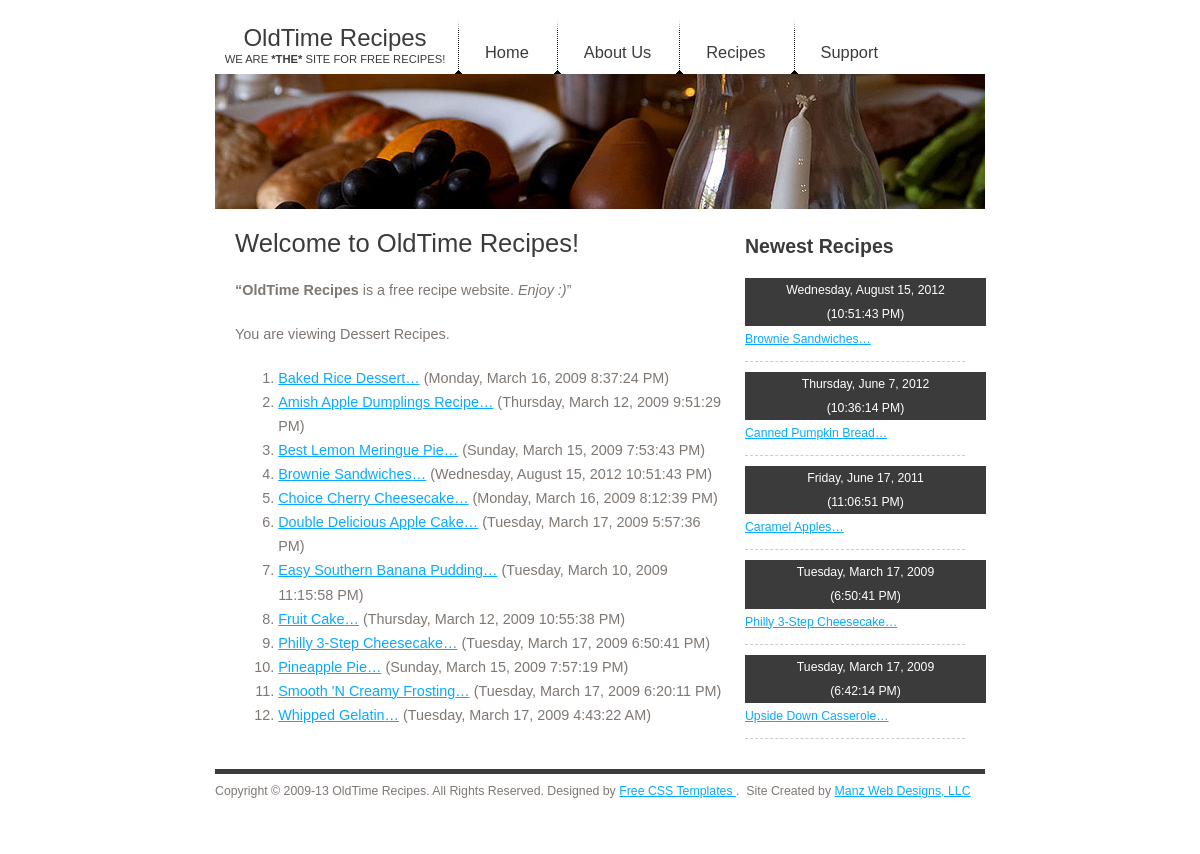
The page /recipe.php?type_id=4 on the database its author committed.
### tables this page shows
CREATE TABLE IF NOT EXISTS `type` (
  `type_id` int(3) NOT NULL COMMENT 'Internal ID number for the record',
  `type_desc` varchar(50) NOT NULL COMMENT 'Recipe Type Description',
  PRIMARY KEY (`type_id`),
  UNIQUE KEY `type_desc` (`type_desc`)
);

CREATE TABLE IF NOT EXISTS `recipes` (
  `id` int(9) NOT NULL AUTO_INCREMENT COMMENT 'Recipe ID',
  `name` varchar(75) NOT NULL COMMENT 'Recipe Name',
  `type` int(3) NOT NULL,
  `ingredients` text NOT NULL COMMENT 'Ingredient Section',
  `directions` longtext NOT NULL COMMENT 'Recipe Directions',
  `notes` text COMMENT 'Recipe Notes',
  `nutrition_info` text COMMENT 'Nutrition Information',
  `recipe_source` int(5) NOT NULL COMMENT 'Recipe source ID (FK to source table)',
  `date` datetime NOT NULL COMMENT 'Recipe Add date',
  PRIMARY KEY (`id`),
  UNIQUE KEY `name` (`name`),
  KEY `recipe_source` (`recipe_source`)
);

### recipe.php (the view, shortened to what this page needs)
<!DOCTYPE html PUBLIC "-//W3C//DTD XHTML 1.0 Strict//EN" "http://www.w3.org/TR/xhtml1/DTD/xhtml1-strict.dtd">
<html xmlns="http://www.w3.org/1999/xhtml">
    <?php include 'head.php' ?>
        <div id="splash"></div>
        <div id="page">
            <div id="content">
                <h1>Welcome to OldTime Recipes!</h1>
                <blockquote>
                    <p><strong>&#8220;OldTime Recipes</strong> is a free recipe website. <em>Enjoy :)</em>&#8221;</p>
                </blockquote>
                <?php
                $pId = filter_var($_GET['type_id'], FILTER_SANITIZE_NUMBER_INT);
                if (empty($pId)) {
                    $sql = 'SELECT type_desc FROM type order by type_desc;';
                    $pData_res = $db->query($sql);
                    $all = true;
                } else {
                    $sql = 'SELECT type_desc FROM type where type_id = :pId;';
                    $pData_res = $db->prepare($sql);
                    $pData_res->bindParam(':pId', $pId);
                    $pData_res->execute();
                    $all = false;
                }
                $row = $pData_res->fetch(PDO::FETCH_ASSOC);
                ?>
                <p>You are viewing <?php echo ($all) ? 'All' : $row['type_desc']; ?> Recipes.</p>
                <ol>
                    <?php
                    if ($all) {
                        $sql = "SELECT id, name, date FROM recipes JOIN source ON source_id = recipe_source" .
                            " JOIN type ON type_id = type" .
                            " order by name;";
                        $recipe_res = $db->query($sql);
                    } else {
                        $sql = "SELECT id, name, date FROM recipes JOIN source ON source_id = recipe_source" .
                            " JOIN type ON type_id = type" .
                            " where type_id = :pId" .
                            " order by type_desc, name;";
                        $recipe_res = $db->prepare($sql);
                        $recipe_res->bindParam(':pId', $pId);
                        $recipe_res->execute();
                    }
                    while ($row = $recipe_res->fetch(PDO::FETCH_ASSOC)) {
                        $datetime = new DateTime($row['date']);
                        $recipe_id = $row['id'] . '_r';
                        $recipe_name = $row['name'];
                        $link = '<a href="#" class="toggle_link" id="toggle_link' . $recipe_id . '" rel="toggle_link' . $row['id'] . '">' . $recipe_name . '&#8230;' . '</a>';
                        ?>
                        <li>
                            <?php
                            echo $link . ' (' . $datetime->format('l, F j, Y g:i:s A') . ')';
                            ?>
                        </li>
                    <?php
                    }
                    ?>
                </ol>
            </div>
            <?php
            include 'sidebar.php';
            ?>
        </div>
        <?php include 'footer.php' ?>
    </body>
</html>

### sidebar.php (shortened to what this page needs)
<div id="sidebar">
    <h2>Newest Recipes</h2>
    <ul>
    <?php
        $sql = "SELECT id, name, date FROM recipes ORDER BY date DESC LIMIT 0,5;";
        $recipe_res = $db->query($sql);
        while ($row = $recipe_res->fetch(PDO::FETCH_ASSOC)) {
            $datetime = new DateTime($row['date']);
            $recipe_id = $row['id'] . '_s';
            $recipe_name = $row['name'];
            $link = '<a href="#" class="toggle_link" id="toggle_link'. $recipe_id . '" rel="toggle_link'. $row['id'] . '">' . $recipe_name . '&#8230;' . '</a>';
    ?>
    <li>
        <h3><?php echo $datetime->format('l, F j, Y') . '<br />(' . $datetime->format('g:i:s A') . ')'; ?></h3>
        <?php
            echo $link;
        ?>
    </li>
    <?php
        }
    ?>
    </ul>
</div>

### css/default.css (style rules this page uses)
* { margin: 0; padding: 0; }
body { margin: 20px 0; background: #FFFFFF; font-family: "Trebuchet MS", Arial, Helvetica, sans-serif; font-size: 16px; color: #7F7772; }
h1, h2, h3, div#logoh1, div#logoh2 { font-weight: normal; color: #3B3B3B; }
h1, div#logoh1 { font-size: 182%; }
h2 { font-size: 122%; }
h3 { font-size: 100%; }
p, ul, ol { margin-bottom: 20px; line-height: 167%; font-size: 90%; }
a:link { color: #0AAAFD; }
#splash { width: 770px; height: 135px; margin: 0 auto; background: url(../images/img3.jpg) no-repeat; }
#page { width: 770px; margin: 0 auto; }
#page h1, #page h2 { margin-bottom: 20px; }
#page h1 { font-size: 160%; }
#content { float: left; width: 490px; padding: 20px; }
#content ol, #content ul { margin-left: 3em; }
#sidebar { float: left; width: 220px; padding: 20px 0 20px; }
#sidebar a, h3 { font-size: 85%; }
#sidebar h2 { padding-top: 6px; font-weight: bold; }
#sidebar ul { margin: 0; padding: 0; list-style: none; }
#sidebar li { margin: 0 0 10px 0; padding: 0 0 10px 0; border-bottom: 1px dashed #CCCCCC; }
#sidebar h3 { height: 100%; width: 105%; padding: 0 5px; margin: 0; background-color: #3B3B3B; color: #FFFFFF; text-align: center; }

### rows shown on the page
type: type_desc "Dessert"
recipes: name "Baked Rice Dessert", date "Monday, March 16, 2009 8:37:24 PM"
recipes: name "Amish Apple Dumplings Recipe", date "Thursday, March 12, 2009 9:51:29 PM"
recipes: name "Best Lemon Meringue Pie", date "Sunday, March 15, 2009 7:53:43 PM"
recipes: name "Brownie Sandwiches", date "Wednesday, August 15, 2012 10:51:43 PM", date "Wednesday, August 15, 2012", date "10:51:43 PM"
recipes: name "Choice Cherry Cheesecake", date "Monday, March 16, 2009 8:12:39 PM"
recipes: name "Double Delicious Apple Cake", date "Tuesday, March 17, 2009 5:57:36 PM"
recipes: name "Easy Southern Banana Pudding", date "Tuesday, March 10, 2009 11:15:58 PM"
recipes: name "Fruit Cake", date "Thursday, March 12, 2009 10:55:38 PM"
recipes: name "Philly 3-Step Cheesecake", date "Tuesday, March 17, 2009 6:50:41 PM", date "Tuesday, March 17, 2009", date "6:50:41 PM"
recipes: name "Pineapple Pie", date "Sunday, March 15, 2009 7:57:19 PM"
recipes: name "Smooth 'N Creamy Frosting", date "Tuesday, March 17, 2009 6:20:11 PM"
recipes: name "Whipped Gelatin", date "Tuesday, March 17, 2009 4:43:22 AM"
recipes: date "Thursday, June 7, 2012", date "10:36:14 PM", name "Canned Pumpkin Bread"
recipes: date "Friday, June 17, 2011", date "11:06:51 PM", name "Caramel Apples"
recipes: date "Tuesday, March 17, 2009", date "6:42:14 PM", name "Upside Down Casserole"
